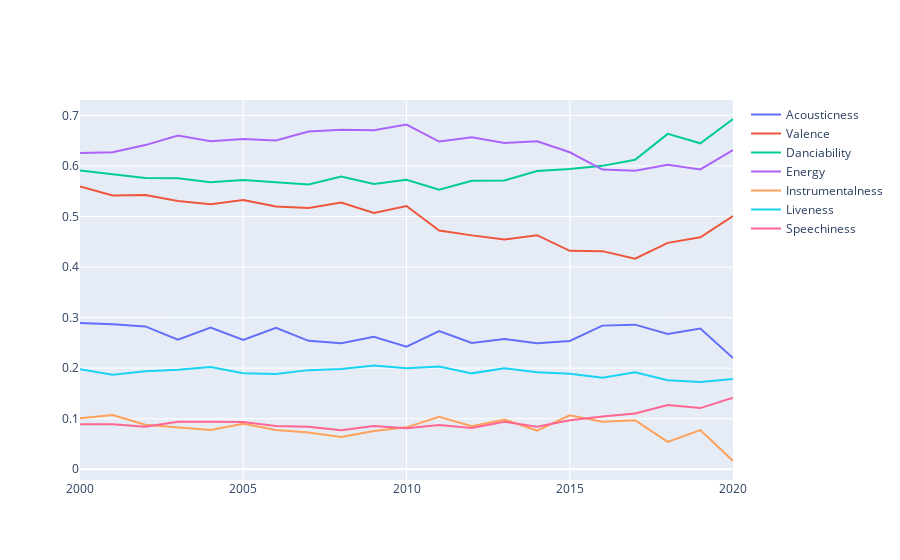

Notebook source saved alongside this figure:
### Code cell
temp = data_year_2000.toPandas()
fig = go.Figure()
fig.add_trace(go.Scatter(x=temp['year'], y=temp['acousticness'], name='Acousticness'))
fig.add_trace(go.Scatter(x=temp['year'], y=temp['valence'], name='Valence'))
fig.add_trace(go.Scatter(x=temp['year'], y=temp['danceability'], name='Danciability'))
fig.add_trace(go.Scatter(x=temp['year'], y=temp['energy'], name='Energy'))
fig.add_trace(go.Scatter(x=temp['year'], y=temp['instrumentalness'], name='Instrumentalness'))
fig.add_trace(go.Scatter(x=temp['year'], y=temp['liveness'], name='Liveness'))
fig.add_trace(go.Scatter(x=temp['year'], y=temp['speechiness'], name='Speechiness')).show()
